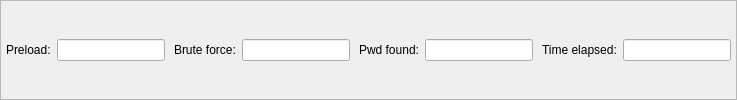
       <widget class="QFrame" name="frame_2" >
        <property name="frameShape" >
         <enum>QFrame::StyledPanel</enum>
        </property>
        <property name="frameShadow" >
         <enum>QFrame::Raised</enum>
        </property>
        <property name="midLineWidth" >
         <number>0</number>
        </property>
        <layout class="QHBoxLayout" >
         <property name="spacing" >
          <number>-1</number>
         </property>
         <property name="margin" >
          <number>5</number>
         </property>
         <item>
          <widget class="QLabel" name="label_13" >
           <property name="sizePolicy" >
            <sizepolicy vsizetype="Preferred" hsizetype="Fixed" >
             <horstretch>0</horstretch>
             <verstretch>0</verstretch>
            </sizepolicy>
           </property>
           <property name="text" >
            <string>Preload:</string>
           </property>
          </widget>
         </item>
         <item>
          <widget class="QLineEdit" name="preloadEdit" >
           <property name="sizePolicy" >
            <sizepolicy vsizetype="Fixed" hsizetype="Preferred" >
             <horstretch>0</horstretch>
             <verstretch>0</verstretch>
            </sizepolicy>
           </property>
           <property name="text" >
            <string/>
           </property>
           <property name="echoMode" >
            <enum>QLineEdit::Normal</enum>
           </property>
           <property name="alignment" >
            <set>Qt::AlignCenter</set>
           </property>
           <property name="readOnly" >
            <bool>true</bool>
           </property>
          </widget>
         </item>
         <item>
          <spacer>
           <property name="orientation" >
            <enum>Qt::Horizontal</enum>
           </property>
           <property name="sizeType" >
            <enum>QSizePolicy::MinimumExpanding</enum>
           </property>
           <property name="sizeHint" stdset="0" >
            <size>
             <width>3</width>
             <height>20</height>
            </size>
           </property>
          </spacer>
         </item>
         <item>
          <widget class="QLabel" name="label_14" >
           <property name="sizePolicy" >
            <sizepolicy vsizetype="Preferred" hsizetype="Fixed" >
             <horstretch>0</horstretch>
             <verstretch>0</verstretch>
            </sizepolicy>
           </property>
           <property name="text" >
            <string>Brute force:</string>
           </property>
          </widget>
         </item>
         <item>
          <widget class="QLineEdit" name="bforceEdit" >
           <property name="sizePolicy" >
            <sizepolicy vsizetype="Fixed" hsizetype="Preferred" >
             <horstretch>0</horstretch>
             <verstretch>0</verstretch>
            </sizepolicy>
           </property>
           <property name="text" >
            <string/>
           </property>
           <property name="alignment" >
            <set>Qt::AlignCenter</set>
           </property>
           <property name="readOnly" >
            <bool>true</bool>
           </property>
          </widget>
         </item>
         <item>
          <spacer>
           <property name="orientation" >
            <enum>Qt::Horizontal</enum>
           </property>
           <property name="sizeType" >
            <enum>QSizePolicy::MinimumExpanding</enum>
           </property>
           <property name="sizeHint" stdset="0" >
            <size>
             <width>3</width>
             <height>20</height>
            </size>
           </property>
          </spacer>
         </item>
         <item>
          <widget class="QLabel" name="label_16" >
           <property name="sizePolicy" >
            <sizepolicy vsizetype="Preferred" hsizetype="Fixed" >
             <horstretch>0</horstretch>
             <verstretch>0</verstretch>
            </sizepolicy>
           </property>
           <property name="text" >
            <string>Pwd found:</string>
           </property>
          </widget>
         </item>
         <item>
          <widget class="QLineEdit" name="pwdEdit" >
           <property name="sizePolicy" >
            <sizepolicy vsizetype="Fixed" hsizetype="Preferred" >
             <horstretch>0</horstretch>
             <verstretch>0</verstretch>
            </sizepolicy>
           </property>
           <property name="text" >
            <string/>
           </property>
           <property name="alignment" >
            <set>Qt::AlignCenter</set>
           </property>
           <property name="readOnly" >
            <bool>true</bool>
           </property>
          </widget>
         </item>
         <item>
          <spacer>
           <property name="orientation" >
            <enum>Qt::Horizontal</enum>
           </property>
           <property name="sizeType" >
            <enum>QSizePolicy::MinimumExpanding</enum>
           </property>
           <property name="sizeHint" stdset="0" >
            <size>
             <width>3</width>
             <height>20</height>
            </size>
           </property>
          </spacer>
         </item>
         <item>
          <widget class="QLabel" name="label_17" >
           <property name="sizePolicy" >
            <sizepolicy vsizetype="Preferred" hsizetype="Fixed" >
             <horstretch>0</horstretch>
             <verstretch>0</verstretch>
            </sizepolicy>
           </property>
           <property name="text" >
            <string>Time elapsed:</string>
           </property>
          </widget>
         </item>
         <item>
          <widget class="QLineEdit" name="timeEdit" >
           <property name="sizePolicy" >
            <sizepolicy vsizetype="Fixed" hsizetype="Preferred" >
             <horstretch>0</horstretch>
             <verstretch>0</verstretch>
            </sizepolicy>
           </property>
           <property name="text" >
            <string/>
           </property>
           <property name="alignment" >
            <set>Qt::AlignCenter</set>
           </property>
           <property name="readOnly" >
            <bool>true</bool>
           </property>
          </widget>
         </item>
        </layout>
       </widget>
